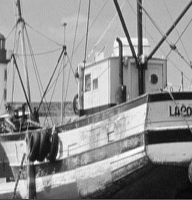
#> input picture data/fishing_boat.bmp, 192 x 200 px
$ jupyter execute cross-validation.ipynb
#> lines starting #> are read from the running program, lines starting #| are printed output that depends on the picture
[cell 1]
import matplotlib.pyplot as plt
import numpy as np
from PIL import Image
from sklearn.linear_model import Lasso
from sklearn.metrics import mean_squared_error
from scipy.ndimage import median_filter

[cell 2]
# Functions to compute alpha and beta
def get_alpha(u, P):
    if u == 1:
        return np.sqrt(1/P)
    else:
        return np.sqrt(2/P)

def get_beta(v, Q):
    if v == 1:
        return np.sqrt(1/Q)
    else:
        return np.sqrt(2/Q)

[cell 3]
# Function to get the basis chip
def get_basis_chip(u, v, P=8, Q=8):

    # Compute alpha and beta
    a_u = get_alpha(u, P)
    b_v = get_beta(v, Q)

    # Create empty basis chip
    basis_chip = np.zeros((P, Q))

    # Calculate the basis chip
    for x in range(1, P+1):
        for y in range(1, Q+1):
            basis_chip[y-1, x-1] = a_u * b_v * np.cos(np.pi * (2 * x - 1) * (u - 1) / (2 * P)) * np.cos(np.pi * (2 * y - 1) * (v - 1) / (2 * Q))

    # Return the basis chip with the right orientation
    return basis_chip

[cell 4]
# Function to calculate convert basis chip into basis vector
def get_basis_vector_matrix(K=8):
    num_basis_vectors = K**2

    # Initialize the 64x64 basis vector matrix
    basis_vector_matrix = np.zeros((num_basis_vectors, num_basis_vectors))

    # Get all basis chips and rasterize them into column vectors
    index = 0
    for u in range(1, K + 1):
        for v in range(1, K + 1):
            # Get the basis chip
            basis_chip = get_basis_chip(u, v, P=K, Q=K)

            # Rasterize the basis chip into a column vector
            basis_vector_matrix[:, index] = basis_chip.flatten(order='F')
            index += 1

    return basis_vector_matrix

[cell 5]
# Generate the 8x8 corrupted image block (chip)
def generate_corrupted(S=30, block_size=8, block=None):
    # Generate the mask
    total_pixels = block_size * block_size
    indices = np.random.choice(total_pixels, S, replace=False)

    # Normalize the grayscale block to the range 0–255
    block_normalized = (block - block.min()) / (block.max() - block.min()) * 255
    block_normalized = block_normalized.astype(np.uint8)

    # Generate a mask and set missing pixel intensities to NaN
    mask = np.zeros((block_size, block_size), dtype=bool)
    for index in indices:
        row, col = divmod(index, block_size)
        mask[row, col] = True

    # Sets corrupted pixels to NaN
    nan_block = block.astype(float)
    nan_block[~mask] = np.nan

    return nan_block, mask

[cell 6]
def apply_lasso_reconstruction(B, block, mask, alpha):
    # Flatten block and mask
    C = block.flatten(order='F')
    sampling_mask = mask.flatten(order='F')

    # Create A and D matrices
    D = C[sampling_mask]
    A = B[sampling_mask, :]

    # Apply LASSO regression
    lasso = Lasso(alpha=alpha, fit_intercept=True)
    lasso.fit(A, D)
    kappa_est = lasso.coef_
    intercept = lasso.intercept_

    # Reconstruct image chip
    C_hat = B @ kappa_est + intercept
    C_hat = C_hat.reshape(8, 8, order='F')

    return C_hat, kappa_est

[cell 7]
def cross_validation_random(S, corrupted_block, B):
        # Parameters for Cross-validation
        num_testing = S // 6 # Number of pixels in test set
        lambda_values = np.logspace(-7, 2, 11) # Values of lambda to test

        # Initialize subplots
        fig, axes = plt.subplots(3, len(lambda_values), figsize=(30, 10))

        # Initialize list to store MSE values
        mse_values = []

        # From sensed pixels, randomly select test and train pixels
        sensed_pixels = np.argwhere(~np.isnan(corrupted_block))
        np.random.shuffle(sensed_pixels)

        # Split into test and train pixels
        test_pixels = sensed_pixels[:num_testing]
        train_pixels = sensed_pixels[num_testing:]

        # Create mask for training pixels
        train_mask = np.zeros_like(corrupted_block, dtype=bool)
        train_mask[tuple(train_pixels.T)] = True

        train_block = corrupted_block.copy()
        train_block[~train_mask] = np.nan

        for i, alpha in enumerate(lambda_values):
                # Apply LASSO reconstruction
                reconstructed_block, kappa_est = apply_lasso_reconstruction(B, train_block, train_mask, alpha)
                reconstructed_block = (reconstructed_block - reconstructed_block.min()) / (reconstructed_block.max() - reconstructed_block.min()) * 255

                # Display original corrupted and reconstructed images
                axes[0, i].imshow(corrupted_block, cmap='gray')
                axes[0, i].set_title(f"Corrupted\nλ={alpha:.1e}")
                axes[0, i].axis("off")

                axes[1, i].imshow(reconstructed_block, cmap='gray')
                axes[1, i].set_title(f"Reconstructed\nλ={alpha:.1e}")
                axes[1, i].axis("off")

                # Stem plot for model weights (kappa_est)
                axes[2, i].stem(kappa_est)
                axes[2, i].set_title(f"Model Weights\nλ={alpha:.1e}")
                axes[2, i].set_xlabel("Coefficient Index")
                axes[2, i].set_ylabel("Weight Value")

                # Extract reconstructed values at the test pixel locations
                test_values_reconstructed = reconstructed_block[tuple(test_pixels.T)]
                test_values_original = corrupted_block[tuple(test_pixels.T)]

                valid_indices = ~np.isnan(test_values_original) & ~np.isnan(test_values_reconstructed)
                test_values_original = test_values_original[valid_indices]
                test_values_reconstructed = test_values_reconstructed[valid_indices]

                # Calculate MSE
                # Compute MSE only if there are valid values
                if len(test_values_original) > 0 and len(test_values_reconstructed) > 0:
                        mse = mean_squared_error(test_values_original, test_values_reconstructed)
                        mse_values.append(mse)
                else:
                        mse_values.append(np.nan)  # Append NaN if no valid values


        plt.suptitle("Comparison of Corrupted vs Reconstructed Image & Model Weights for Different Lambdas")
        plt.tight_layout()
        plt.show()

        # Plot MSE vs lambda
        plt.figure(figsize=(8, 6))
        plt.plot(lambda_values, mse_values, marker='o', linestyle='-')
        plt.xscale('log')  # Log scale for lambda
        plt.xlabel(r'Regularization Parameter $\lambda$')
        plt.ylabel('Mean Squared Error (MSE)')
        plt.title('MSE vs. Lambda')
        plt.grid(True)
        plt.show()

[cell 8]
def cross_validation_multiple(S, num_subsets, corrupted_block, B):
    # Parameters for Cross-validation
    num_testing = S // 6 # Number of pixels in test set
    lambda_values = np.logspace(-7, 2, 11) # Values of lambda to test

    # Initialize list to store MSE values
    mse_curves = []

    for subset in range(num_subsets):
        # From sensed pixels, randomly select test and train pixels
        sensed_pixels = np.argwhere(~np.isnan(corrupted_block))
        np.random.shuffle(sensed_pixels)

        # Split into test and train pixels
        test_pixels = sensed_pixels[:num_testing]
        train_pixels = sensed_pixels[num_testing:]

        # Create mask for training pixels
        train_mask = np.zeros_like(corrupted_block, dtype=bool)
        train_mask[tuple(train_pixels.T)] = True

        train_block = corrupted_block.copy()
        train_block[~train_mask] = np.nan

        # Array to store MSE values for each subset
        mse_values = []

        # Iterate over all lambda values
        for alpha in lambda_values:
            # Apply LASSO reconstruction
            reconstructed_block, kappa_est = apply_lasso_reconstruction(B, train_block, train_mask, alpha)
            reconstructed_block = (reconstructed_block - reconstructed_block.min()) / (reconstructed_block.max() - reconstructed_block.min()) * 255

            # Compute MSE for test pixels
            test_values_reconstructed = reconstructed_block[tuple(test_pixels.T)]
            test_values_original = corrupted_block[tuple(test_pixels.T)]

            valid_indices = ~np.isnan(test_values_original) & ~np.isnan(test_values_reconstructed)
            test_values_original = test_values_original[valid_indices]
            test_values_reconstructed = test_values_reconstructed[valid_indices]

            # Calculate MSE
            # Compute MSE only if there are valid values
            if len(test_values_original) > 0 and len(test_values_reconstructed) > 0:
                    mse = mean_squared_error(test_values_original, test_values_reconstructed)
                    mse_values.append(mse)
            else:
                    mse_values.append(np.nan)  # Append NaN if no valid values

        # Append the MSE values for the current subset
        mse_curves.append(mse_values)
        avg_mse = np.mean(mse_curves, axis=0)


    mse_curves = np.array(mse_curves)
    avg_mse = np.mean(mse_curves, axis=0)

    # Plot the MSE vs lambda values for each subset
    plt.figure(figsize=(10, 6))
    for curve in mse_curves:
        plt.plot(lambda_values, curve, color='gray', alpha=0.5, linestyle='--')  # Thin gray lines for individual curves

    plt.plot(lambda_values, avg_mse, color='red', linewidth=2, marker='o', label='Average MSE')  # Thicker red line for average
    plt.xscale('log')
    plt.xlabel('Lambda')
    plt.ylabel('Mean Squared Error (MSE)')
    plt.title('MSE vs. Lambda')
    plt.legend()
    plt.show()

[cell 9]
def display_model_weight(kappa_est):
    fig, ax = plt.subplots(figsize=(8, 5))
    ax.stem(range(len(kappa_est)), kappa_est, use_line_collection=True)
    ax.set_xlabel("Basis Vector Index")
    ax.set_ylabel("Weight Magnitude")
    ax.set_title("Model Weights for Selected λ")
    plt.show()

[cell 10]
def generate_corrupted_image(image_array, S, block_size=8):
    height, width = image_array.shape
    corrupted_image = image_array.astype(float).copy()

    # Process each block independently
    for i in range(0, height, block_size):
        for j in range(0, width, block_size):
            block = image_array[i:i+block_size, j:j+block_size]

            # Check if block is full size (edge cases for non-multiple sizes)
            if block.shape[0] == block_size and block.shape[1] == block_size:
                corrupted_block, _ = generate_corrupted(S, block_size, block)
                corrupted_image[i:i+block_size, j:j+block_size] = corrupted_block

    return corrupted_image

[cell 11]
def image_reconstruction(image_array, corrupted_image, block_size=8, alpha=None, B=None):
    # Initialize the reconstructed image
    height, width = image_array.shape
    reconstructed_image = np.zeros_like(image_array, dtype=float)

    # Reconstruct each block in the image
    for i in range(0, height, block_size):
        for j in range(0, width, block_size):
            block = corrupted_image[i:i+block_size, j:j+block_size]
            mask = ~np.isnan(block)

            if np.sum(mask) > 0:  # Ensure there are valid pixels
                reconstructed_block, _ = apply_lasso_reconstruction(B, block, mask, alpha)
                reconstructed_image[i:i+block_size, j:j+block_size] = reconstructed_block

    # Apply median filtering to the reconstructed image
    reconstructed_image_filtered = median_filter(reconstructed_image, size=3)

    # Plot the images
    fig, axes = plt.subplots(1, 4, figsize=(20, 5))
    axes[0].imshow(corrupted_image, cmap='gray')
    axes[0].set_title("Corrupted Image")
    axes[0].axis("off")

    axes[1].imshow(reconstructed_image, cmap='gray')
    axes[1].set_title("Reconstructed Image (No Filtering)")
    axes[1].axis("off")

    axes[2].imshow(reconstructed_image_filtered, cmap='gray')
    axes[2].set_title("Reconstructed Image (With Median Filtering)")
    axes[2].axis("off")

    axes[3].imshow(image_array, cmap='gray')
    axes[3].set_title("Original Image")
    axes[3].axis("off")

    plt.show()

[cell 12]
# Load image
image_path = '../data/fishing_boat.bmp'
image = Image.open(image_path).convert('L')
#> image is the input picture: PIL image 192x200 L; min 2, max 255, mean 145.5

# Convert the image to a numpy array
image_array = np.array(image)

[cell 13]
# Display the 8x8 block with the top-left pixel at (x, y) = (x*, y*)
x_star = 8 * (4-1) + 1
y_star = 8 * (2-1) + 1

# Get the 8x8 block
block_size = 8
x_start = x_star - 1
y_start = y_star - 1

# Get the block end coordinates
x_end = min(x_start + block_size, image_array.shape[0])
#> x_end = 32
y_end = min(y_start + block_size, image_array.shape[1])
#> y_end = 16

# Gets the 8x8 block
block = image_array[x_start:x_end, y_start:y_end]

[cell 14]
# Generate the 8x8 corrupted image block (chip)
S = 30
corrupted_block, mask = generate_corrupted(S, block_size=8, block=block)

[cell 15]
# Get the vector matrix
B = get_basis_vector_matrix(K=8)

[cell 16]
# Chip reconstruction
cross_validation_random(S, corrupted_block, B)
#> in cross_validation_random, `sensed_pixels = np.argwhere(~np.isnan(corrupted_block))`: sensed_pixels = 30 pairs, first value 0 to 7, second value 0 to 7
#> in cross_validation_random, `test_pixels = sensed_pixels[:num_testing]`: test_pixels = [[6, 4], [0, 7], [3, 7], [4, 3], [4, 2]]
#> in cross_validation_random, `train_pixels = sensed_pixels[num_testing:]`: train_pixels = 25 pairs, first value 0 to 7, second value 0 to 7
#> the loop in cross_validation_random, `for i, alpha in enumerate(lambda_values):` made 11 passes
#> (test_values_reconstructed, valid_indices, mse) on passes 1 to 8: ([196.2, 154.7, 9.64, 203.6, 221.5], [True, True, True, True, True], 6090), ([196.2, 154.7, 9.64, 203.6, 221.5], [True, True, True, True, True], 6090.1), ([196.2, 154.7, 9.63, 203.6, 221.5], [True, True, True, True, True], 6090.8), ([188.4, 154.1, 8.55, 204.4, 204.7], [True, True, True, True, True], 5902.1), ([138.1, 183.3, 136.4, 221, 177.7], [True, True, True, True, True], 734.7), ([181.5, 181.2, 183.7, 211.9, 198.7], [True, True, True, True, True], 258.3), ([178.8, 194.5, 182.4, 212.9, 205.1], [True, True, True, True, True], 389.3), ([127.7, 163.4, 127.2, 220.5, 178.9], [True, True, True, True, True], 980.9)
#> (test_values_reconstructed, valid_indices) on passes 9 to 11: ([nan, nan, nan, nan, nan], [False, False, False, False, False]), ([nan, nan, nan, nan, nan], [False, False, False, False, False]), ([nan, nan, nan, nan, nan], [False, False, False, False, False])
#> pass 1, in apply_lasso_reconstruction, `A = B[sampling_mask, :]`:
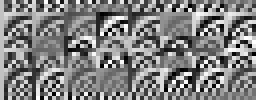
#> A: shape (25, 64) float64 (shown 4 times larger); min -0.24, max 0.24, mean 0.00125; drawn with min black and max white
#> after the loop in cross_validation_random, `for i, alpha in enumerate(lambda_values):`:
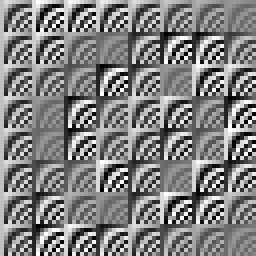
#> B: shape (64, 64) float64 (shown 4 times larger); min -0.24, max 0.24, mean 0.00195; drawn with min black and max white
#> after the loop in cross_validation_random, `for i, alpha in enumerate(lambda_values):`: mse_values = [6090, 6090.1, 6090.8, 5902.1, 734.7, 258.3, 389.3, 980.9, nan, nan, nan]
#> in cross_validation_random, `plt.show()`:
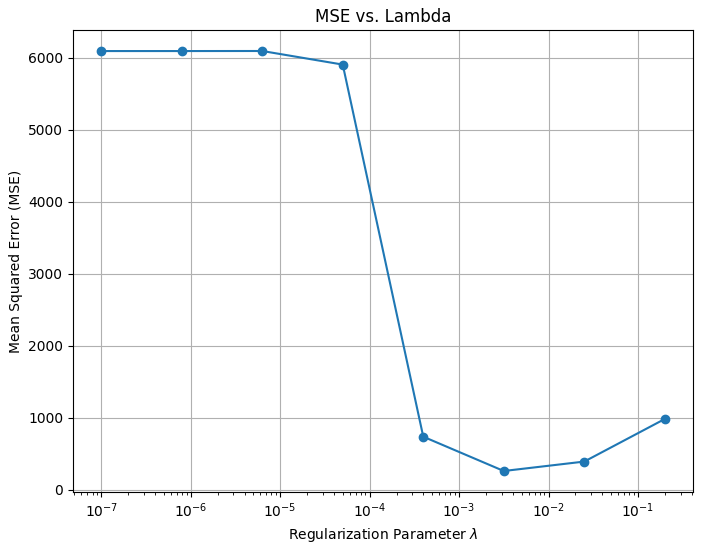
#> figure drawn by matplotlib, 1 panel

[cell 17]
# Cross validation for 20 subsets
num_subsets = 20
cross_validation_multiple(S, num_subsets, corrupted_block, B)
#> the loop in cross_validation_multiple, `for subset in range(num_subsets):` made 20 passes
#> pass 1, in apply_lasso_reconstruction (call 12), `A = B[sampling_mask, :]`:
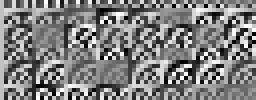
#> A: shape (25, 64) float64 (shown 4 times larger); min -0.24, max 0.24, mean 0.000987; drawn with min black and max white
#> after the loop in cross_validation_multiple, `for subset in range(num_subsets):`: mse_curves = 20 items
#> the loop in cross_validation_multiple, `for curve in mse_curves:` made 20 passes
#> in cross_validation_multiple, `plt.show()`:
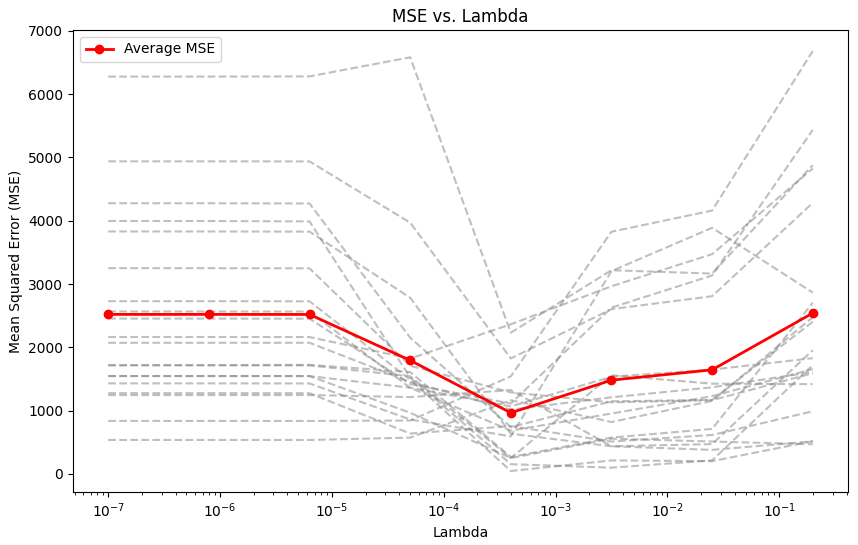
#> figure drawn by matplotlib, 1 panel

[cell 18]
alpha = 3e-3
reconstructed_block, kappa_est = apply_lasso_reconstruction(B, corrupted_block, mask, alpha)
#> kappa_est = 64 values, max 38.59 at index 8, min -23.64 at index 34, mean 0.871

[cell 19]
# Display Original vs Reconstructed
fig, ax = plt.subplots(1, 2, figsize=(8, 4))
ax[0].imshow(corrupted_block, cmap='gray')
ax[0].set_title("Original Block (corrupted)")
ax[1].imshow(reconstructed_block, cmap='gray')
ax[1].set_title("Reconstructed Block for λ=3e-3")
plt.show()
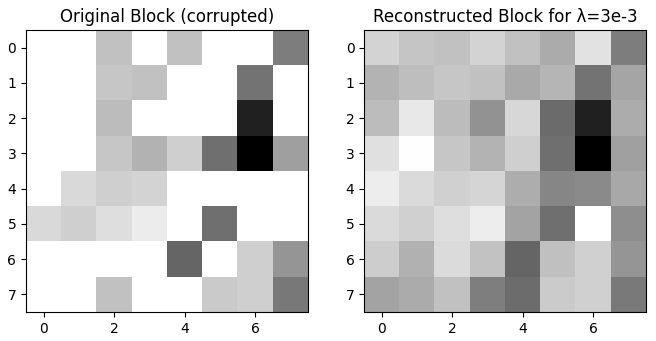
#> figure drawn by matplotlib, 2 panels

[cell 20]
# Generate corrupted image
corrupted_image = generate_corrupted_image(image_array, S)
#> after the loop in generate_corrupted_image, `for i in range(0, height, block_size):`:
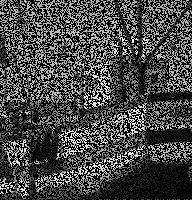
#> corrupted_image: shape (200, 192) float64; 53.12% of the values are NaN or infinite; the others: min 2, max 255, mean 145.2; drawn with min black, max white, NaN and infinite black

[cell 21]
# Reconstruct image
image_reconstruction(image_array, corrupted_image, alpha=alpha, B=B)
#> the loop in image_reconstruction, `for i in range(0, height, block_size):` made 25 passes
#> pass 1, in apply_lasso_reconstruction (call 236), `A = B[sampling_mask, :]`:
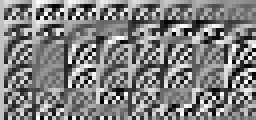
#> A: shape (30, 64) float64 (shown 4 times larger); min -0.24, max 0.24, mean 0.00217; drawn with min black and max white
#> after the loop in image_reconstruction, `for i in range(0, height, block_size):`:
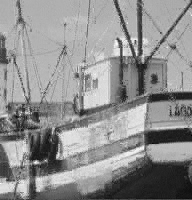
#> reconstructed_image: shape (200, 192) float64; min -10.97, max 266.9, mean 145.3; drawn with min black and max white
#> in image_reconstruction, `reconstructed_image_filtered = median_filter(reconstructed_image, size..`:
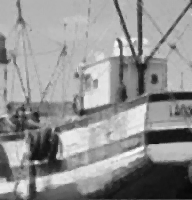
#> reconstructed_image_filtered: shape (200, 192) float64; min 8.06, max 251.1, mean 145.7
